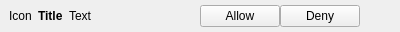
<?xml version="1.0" encoding="UTF-8"?>
<ui version="4.0">
 <class>PermissionPopup</class>
 <widget class="QWidget" name="PermissionPopup">
  <property name="geometry">
   <rect>
    <x>0</x>
    <y>0</y>
    <width>400</width>
    <height>32</height>
   </rect>
  </property>
  <property name="windowTitle">
   <string>Form</string>
  </property>
  <property name="autoFillBackground">
   <bool>true</bool>
  </property>
  <layout class="QHBoxLayout" name="horizontalLayout">
   <property name="spacing">
    <number>0</number>
   </property>
   <property name="leftMargin">
    <number>0</number>
   </property>
   <property name="topMargin">
    <number>0</number>
   </property>
   <property name="rightMargin">
    <number>0</number>
   </property>
   <property name="bottomMargin">
    <number>0</number>
   </property>
   <item>
    <layout class="QHBoxLayout" name="horizontalLayout_2">
     <property name="spacing">
      <number>6</number>
     </property>
     <property name="leftMargin">
      <number>9</number>
     </property>
     <property name="topMargin">
      <number>9</number>
     </property>
     <property name="rightMargin">
      <number>9</number>
     </property>
     <property name="bottomMargin">
      <number>9</number>
     </property>
     <item>
      <widget class="QLabel" name="iconLabel">
       <property name="text">
        <string notr="true">Icon</string>
       </property>
      </widget>
     </item>
     <item>
      <widget class="QLabel" name="titleLabel">
       <property name="font">
        <font>
         <weight>75</weight>
         <bold>true</bold>
        </font>
       </property>
       <property name="text">
        <string notr="true">Title</string>
       </property>
      </widget>
     </item>
     <item>
      <widget class="QLabel" name="textLabel">
       <property name="sizePolicy">
        <sizepolicy hsizetype="Expanding" vsizetype="Preferred">
         <horstretch>0</horstretch>
         <verstretch>0</verstretch>
        </sizepolicy>
       </property>
       <property name="text">
        <string notr="true">Text</string>
       </property>
      </widget>
     </item>
    </layout>
   </item>
   <item>
    <widget class="QWidget" name="permissionButtons" native="true">
     <layout class="QHBoxLayout" name="horizontalLayout_3">
      <property name="spacing">
       <number>0</number>
      </property>
      <property name="leftMargin">
       <number>0</number>
      </property>
      <property name="topMargin">
       <number>0</number>
      </property>
      <property name="rightMargin">
       <number>0</number>
      </property>
      <property name="bottomMargin">
       <number>0</number>
      </property>
      <item>
       <widget class="QPushButton" name="allowButton">
        <property name="text">
         <string>Allow</string>
        </property>
       </widget>
      </item>
      <item>
       <widget class="QPushButton" name="denyButton">
        <property name="text">
         <string>Deny</string>
        </property>
       </widget>
      </item>
     </layout>
    </widget>
   </item>
   <item>
    <widget class="QPushButton" name="dismissButton">
     <property name="text">
      <string/>
     </property>
     <property name="icon">
      <iconset theme="dialog-close"/>
     </property>
     <property name="flat">
      <bool>true</bool>
     </property>
    </widget>
   </item>
  </layout>
 </widget>
 <resources/>
 <connections/>
</ui>
